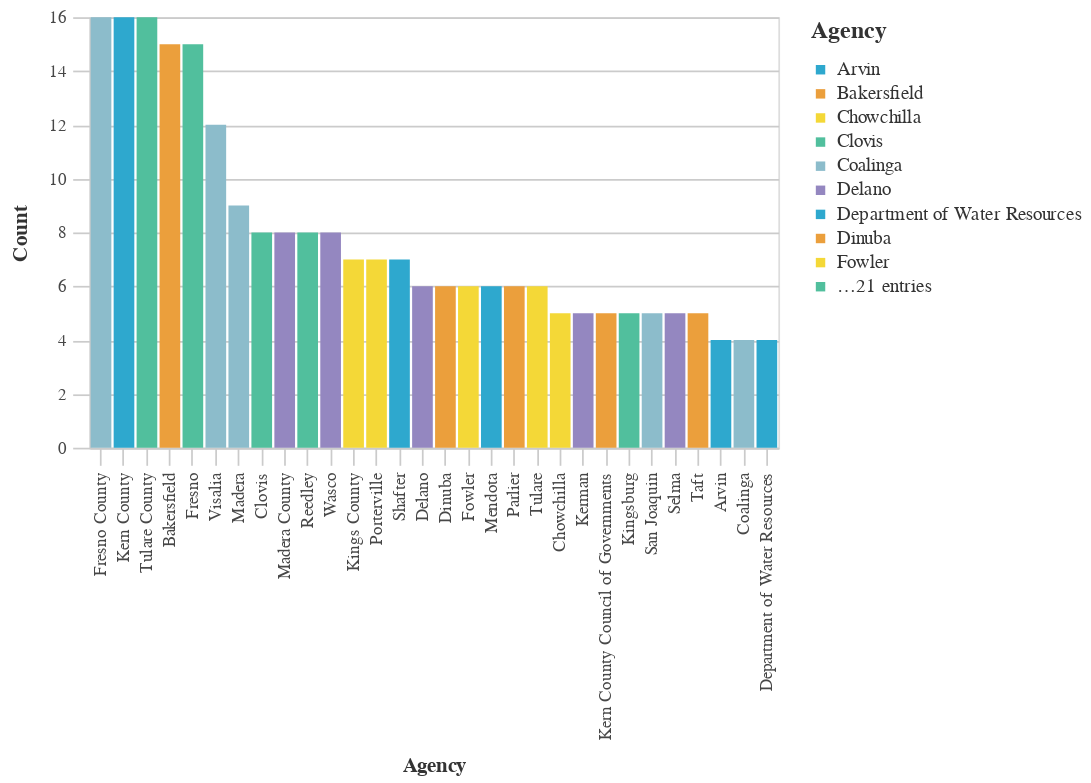

Notebook source saved alongside this figure:
### Markdown cell above
## Agencies With The Most Unique Prefix Codes

### Code cell
#Bar chart Agencies With The Most Unique Prefix Codes
    
chart3 = (_dla_utils_reports.basic_bar_chart_no_save(((_dla_utils_reports.get_nunique(df, 'prefix', 'primary_agency_name')).head(30)),
                            'primary_agency_name', 'n', 'primary_agency_name', district))
    
display(chart3)

### Figure 1 — Vega-Lite specification as saved in the notebook (floating-point values rounded to 4 significant figures)
{"config": {"view": {"continuousWidth": 400, "continuousHeight": 300}, "axis": {"domainColor": "#cbcbcb", "grid": true, "gridColor": "#cbcbcb", "gridWidth": 1, "labelColor": "#474747", "labelFont": "Nunito Sans", "labelFontSize": 10, "labelPadding": 4, "tickColor": "#cbcbcb", "tickSize": 10, "titleColor": "#333", "titleFont": "Raleway", "titleFontSize": 12, "titlePadding": 10}, "axisBand": {"grid": false}, "background": "white", "font": "Raleway", "header": {"labelFont": "Nunito Sans", "titleFont": "Raleway"}, "legend": {"labelColor": "#333", "labelFont": "Nunito Sans", "labelFontSize": 11, "labelLimit": 0, "padding": 1, "symbolSize": 30, "symbolType": "square", "titleColor": "#333", "titleFont": "Raleway", "titleFontSize": 14, "titlePadding": 10}, "title": {"anchor": "middle", "font": "Raleway", "fontSize": 18, "fontWeight": 300, "offset": 20}}, "data": {"name": "data-d239b4836c9e010704a0543a5c9a0f5b"}, "mark": "bar", "encoding": {"color": {"field": "primary_agency_name", "legend": {"symbolLimit": 10, "title": "Agency"}, "scale": {"range": ["#2EA8CE", "#EB9F3C", "#F4D837", "#51BF9D", "#8CBCCB", "#9487C0"]}, "type": "nominal"}, "tooltip": [{"field": "primary_agency_name", "type": "nominal"}, {"field": "n", "type": "quantitative"}], "x": {"field": "primary_agency_name", "sort": "-y", "title": "Agency", "type": "nominal"}, "y": {"field": "n", "title": "Count", "type": "quantitative"}}, "height": 250, "width": 400, "$schema": "https://vega.github.io/schema/vega-lite/v4.17.0.json", "datasets": {"data-d239b4836c9e010704a0543a5c9a0f5b": [{"primary_agency_name": "Fresno County", "n": 16}, {"primary_agency_name": "Kern County", "n": 16}, {"primary_agency_name": "Tulare County", "n": 16}, {"primary_agency_name": "Bakersfield", "n": 15}, {"primary_agency_name": "Fresno", "n": 15}, {"primary_agency_name": "Visalia", "n": 12}, {"primary_agency_name": "Madera", "n": 9}, {"primary_agency_name": "Clovis", "n": 8}, {"primary_agency_name": "Madera County", "n": 8}, {"primary_agency_name": "Reedley", "n": 8}, {"primary_agency_name": "Wasco", "n": 8}, {"primary_agency_name": "Kings County", "n": 7}, {"primary_agency_name": "Porterville", "n": 7}, {"primary_agency_name": "Shafter", "n": 7}, {"primary_agency_name": "Delano", "n": 6}, {"primary_agency_name": "Dinuba", "n": 6}, {"primary_agency_name": "Fowler", "n": 6}, {"primary_agency_name": "Mendota", "n": 6}, {"primary_agency_name": "Parlier", "n": 6}, {"primary_agency_name": "Tulare", "n": 6}, {"primary_agency_name": "Chowchilla", "n": 5}, {"primary_agency_name": "Kerman", "n": 5}, {"primary_agency_name": "Kern County Council of Governments", "n": 5}, {"primary_agency_name": "Kingsburg", "n": 5}, {"primary_agency_name": "San Joaquin", "n": 5}, {"primary_agency_name": "Selma", "n": 5}, {"primary_agency_name": "Taft", "n": 5}, {"primary_agency_name": "Arvin", "n": 4}, {"primary_agency_name": "Coalinga", "n": 4}, {"primary_agency_name": "Department of Water Resources", "n": 4}]}}
